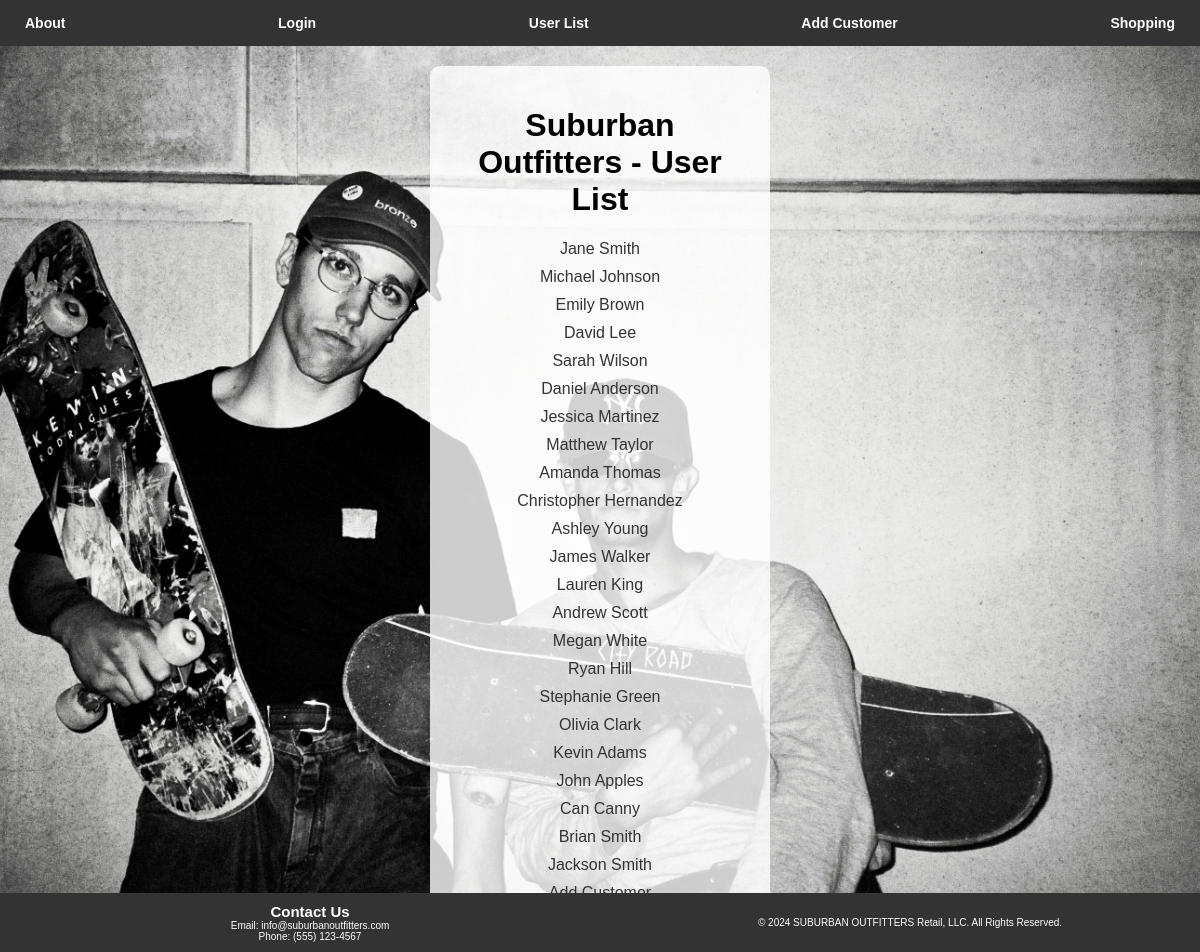
Page /hw1/user-list.php on the committed database.
### tables this page shows
CREATE TABLE `users` (
  `user_id` int(11) NOT NULL,
  `username` varchar(128) DEFAULT NULL,
  `forename` varchar(128) DEFAULT NULL,
  `surname` varchar(128) DEFAULT NULL,
  `password` varchar(255) DEFAULT NULL,
  `shirt_size` char(2) NOT NULL,
  `pant_size` varchar(10) NOT NULL,
  `shoe_size` varchar(5) NOT NULL,
  `address` varchar(255) NOT NULL
);

### hw1/user-list.php (the view, shortened to what this page needs)
<?php
require_once 'login.php';
$conn = new mysqli($hn, $un, $pw, $db);
$query = "SELECT * FROM users";
$result = $conn->query($query);
?>
<!DOCTYPE html>
<html lang="en">
<head>
    <link rel="stylesheet" href="styles.css">
</head>
<body>
    <header>
        <nav>
            <a href="about.php">About</a>
            <a href="login-form.php">Login</a>
            <a href="user-list.php">User List</a>
            <a href="user-add.php">Add Customer</a>
            <a href="order.php">Shopping</a>
        </nav>
    </header>
    <div id="user-list-container">
        <h1>Suburban Outfitters - User List</h1>
        <?php
        if ($result->num_rows > 0) {
            while ($row = $result->fetch_assoc()) {
                echo "<a href='user-details.php?id={$row["id"]}'>{$row["forename"]} {$row["surname"]}</a>";
            }
        } else {
            echo "No users found";
        }
        ?>
        <a href="user-add.php">Add Customer</a>
    </div>
    <footer>
        <div id="footer-container">
            <div id="contact-footer">
                <h2>Contact Us</h2>
                <p>Email: info@suburbanoutfitters.com</p>
                <p>Phone: (555) 123-4567</p>
            </div>
            <div id="copyright">
                <p>&copy; 2024 SUBURBAN OUTFITTERS Retail, LLC. All Rights Reserved.</p>
            </div>
        </div>
    </footer>
</body>
</html>

### hw1/styles.css (style rules this page uses)
body { font-family: 'Arial', sans-serif; margin: 0; }
footer { position: fixed; bottom: 0; width: 100%; background-color: #333; color: white; padding: 1px 0; text-align: center; font-size: 10px; }
#footer-container { display: flex; justify-content: space-between; align-items: center; }
#contact-footer, #copyright { flex: 1; padding: 0 10px; }
body { margin: 0; }
header { background-color: #333; padding: 10px; text-align: center; }
nav { display: flex; justify-content: space-between; align-items: center; padding: 5px; }
nav a { color: #fff; text-decoration: none; margin: 0 10px; font-size: 14px; font-weight: bold; }
footer { background-color: #333; padding: 10px; text-align: center; position: fixed; bottom: 0; width: 100%; }
#contact-footer h2, #contact-footer p { color: #fff; margin: 0; }
#copyright p { color: #fff; margin: 0; }

### hw1/user-list.php (style rules this page uses)
body { background: url('skate.jpeg') no-repeat center center fixed; background-size: cover; margin: 0; }
header { background-color: #333; padding: 10px; text-align: center; }
nav { display: flex; justify-content: space-between; align-items: center; padding: 5px; }
nav a { color: #fff; text-decoration: none; margin: 0 10px; font-size: 14px; font-weight: bold; }
#user-list-container { background-color: rgba(255, 255, 255, 0.8); padding: 20px; border-radius: 10px; text-align: center; margin: 20px auto; max-width: 300px; }
a { color: #333; display: block; margin: 10px 0; text-decoration: none; }

### rows in the picture
users: forename "Jane", surname "Smith"
users: forename "Michael", surname "Johnson"
users: forename "Emily", surname "Brown"
users: forename "David", surname "Lee"
users: forename "Sarah", surname "Wilson"
users: forename "Daniel", surname "Anderson"
users: forename "Jessica", surname "Martinez"
users: forename "Matthew", surname "Taylor"
users: forename "Amanda", surname "Thomas"
users: forename "Christopher", surname "Hernandez"
users: forename "Ashley", surname "Young"
users: forename "James", surname "Walker"
users: forename "Lauren", surname "King"
users: forename "Andrew", surname "Scott"
users: forename "Megan", surname "White"
users: forename "Ryan", surname "Hill"
users: forename "Stephanie", surname "Green"
users: forename "Olivia", surname "Clark"
users: forename "Kevin", surname "Adams"
users: forename "John", surname "Apples"
users: forename "Can", surname "Canny"
users: forename "Brian", surname "Smith"
users: forename "Jackson", surname "Smith"
